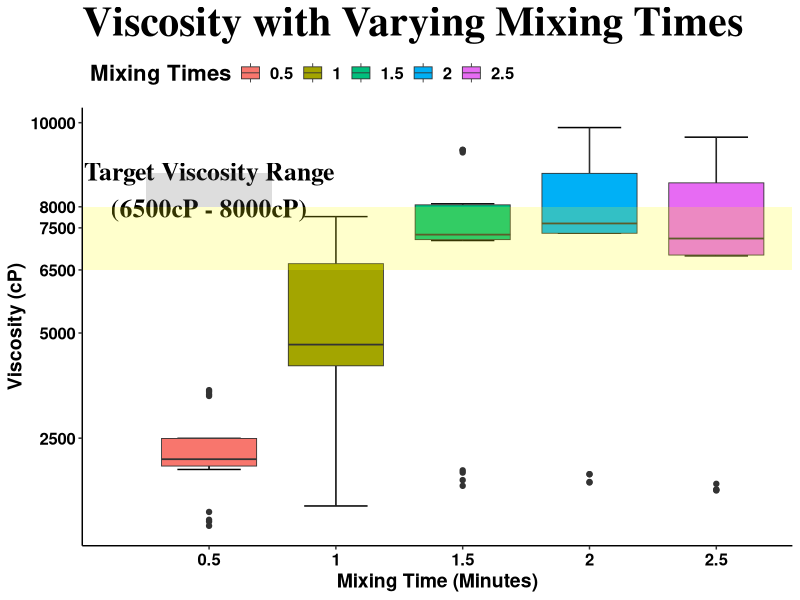
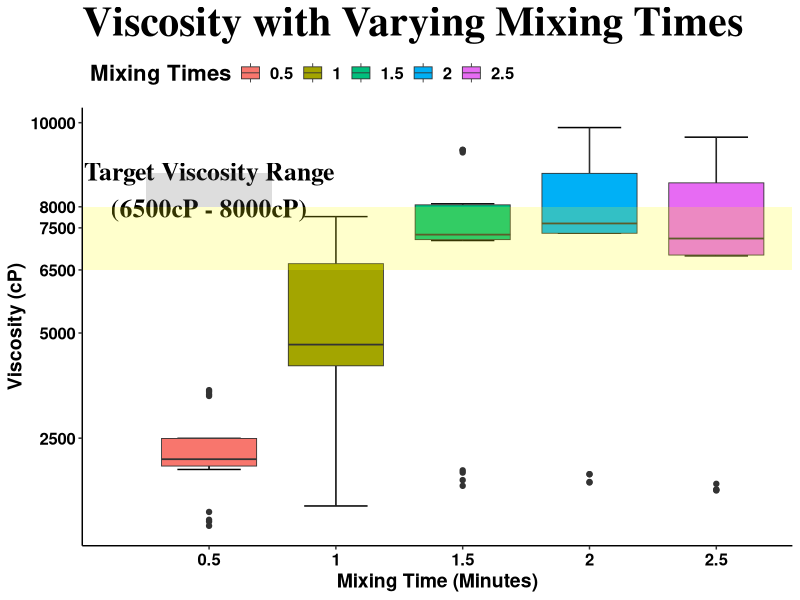

These charts were generated, in order, by the following R code:
library(tidyverse)
library(ggplot2)

saveplot <- function(name, vect) {
    path <- paste("plots/", name, ".png", sep = "")

    vect <- append(vect, path)

    ggsave(
        filename = path,
        units = "cm",
        dpi = 300,
        width = 40,
        height = 29
    )

    return(vect)
}

plot_paths <- c()

df <- read.csv("csv_data_files/raw/Formulations.csv")

df |>
    ggplot(aes(as_factor(Mixing_Time), Viscosity, fill = as_factor(Mixing_Time))) +
    stat_boxplot(geom = "errorbar", width = 0.5, linewidth = 0.5) +
    geom_boxplot(linewidth = 0.3, alpha = 1, show.legend = T) +
    theme_bw() +
    theme_classic() +
    scale_y_continuous(breaks = c(2500, 5000, 6500, 7500, 8000, 10000)) +
    labs(
        x = "Mixing Time (Minutes)",
        y = "Viscosity (cP)",
        title = "Viscosity with Varying Mixing Times",
        fill = "Mixing Times"
    ) +
    theme(
        legend.position = "top",
        legend.justification = "left",
        legend.title = element_text(face = "bold", size = 16),
        legend.text = element_text(face = "bold", size = 12),
        legend.background = element_rect(fill = "transparent"),
        panel.grid.major = element_blank(),
        panel.grid.minor = element_blank(),
        plot.title = element_text(face = "bold", size = 30, hjust = 0, family = "serif"),
        axis.title = element_text(size = 14, face = "bold"),
        axis.text = element_text(face = "bold", family = "sans", size = 12, color = "black")
    ) +
    annotate("text", x = 1, y = 8400, label = "Target Viscosity Range\n(6500cP - 8000cP)", color = "black", family = "serif", fontface = "bold", size = 6.5) +
    annotate("rect", xmin = 0.5, xmax = 1.5, ymin = 8000, ymax = 8800, alpha = 0.2) +
    annotate("rect", xmin = 0, xmax = 5.6, ymin = 6500, ymax = 8000, alpha = 0.2, fill = "yellow")

plot_paths <- saveplot("outliers_box_viscosity_mixingtime", plot_paths)
